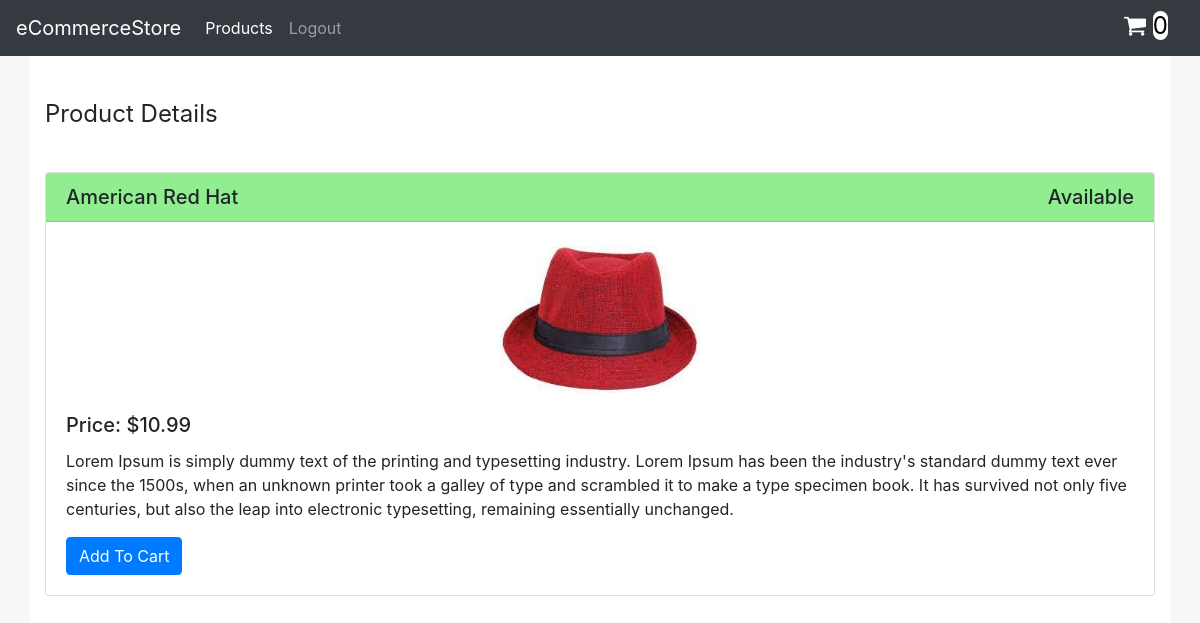
The app's page /products/american-red-hat/ (signed in) with its own data.
### carts/models.py (models this page shows, shortened)
class Cart(models.Model):
    user        = models.ForeignKey(User, null=True, blank=True, on_delete=models.CASCADE)
    products    = models.ManyToManyField(Product, blank=True)
    objects = CartManager()

### products/models.py (models this page shows, shortened)
class Product(models.Model):
    title = models.CharField(max_length=128, blank=False, unique=True)
    slug = models.SlugField(blank=True, unique=True)
    description = models.TextField(blank=True)
    price = models.DecimalField(decimal_places=2, max_digits=20, blank=False)
    image = models.ImageField(upload_to=upload_image_path, null=True, blank=True)
    quantity_available = models.IntegerField(blank=False, default=0)

### products/views.py (the view)
# urls.py: path('<slug:slug>/', ProductDetailSlugView.as_view(), name="detail")
class ProductDetailSlugView(DetailView):
    template_name = "products/detail.html"
    def get_context_data(self, *args, **kwargs):
        context = super(ProductDetailSlugView, self).get_context_data(*args, **kwargs)
        if self.request.user.is_authenticated:
            cart_obj = Cart.objects.obtain_user_cart(self.request.user)
            context['cart'] = cart_obj
        return context
    def get_object(self, *args, **kwargs):
        slug = self.kwargs.get('slug')
        try:
            return Product.objects.get(slug=slug)
        except Product.DoesNotExist:
            raise Http404("The Product does not exist in our database..")

### carts/models.py (called while the page is built)
    def obtain_user_cart(self, user):
        if not user.is_authenticated:
            raise Exception("Invalid Operation: Carts are only managed for logged-in users")
        qs = self.get_queryset().filter(user=user)
        return qs.first()

### products/templates/products/detail.html
{% extends "base.html" %}
{% block content %}
    <div style="font-size: 24px;margin-bottom: 40px;padding-top: 40px;">Product Details</div>
{% include "products/product-card.html" with product=object %}
{% endblock %}

### templates/navbar.html (shortened to what this page needs)
<nav class="navbar navbar-expand-lg navbar-dark bg-dark">
    <a class="navbar-brand" href="/">eCommerceStore</a>
    <div class="collapse navbar-collapse" id="navbarNav">
        <ul class="navbar-nav">
            <li class="nav-item active">
                <a class="nav-link" href="/products/all">Products <span class="sr-only">(current)</span></a>
            </li>
            {% if request.user.is_authenticated %}
                <li class="nav-item">
                    <a class="nav-link" href="/logout">Logout</a>
                </li>
                <li class="nav-item" style="position: absolute;right: 32px;font-size: 24px;">
                    <a href="/cart/view"><i class="fa fa-shopping-cart" aria-hidden="true" style="color: white;"></i> <span id="cart-items-number" style="color: black;background-color: white; border-radius: 10px 10px">{{ cart.products.all|length }}</span></a>
                </li>
            {% endif %}
        </ul>
    </div>
</nav>

### products/templates/products/product-card.html (shortened to what this page needs)
{% load static %}
<div class="card" style="margin-top:15px;">
  <h5 class="card-header" style="background-color: {% if product.quantity_available > 0 %} lightgreen {% else %} red {% endif %}">{{ product.title }}<span style="float:right">{% if product.quantity_available > 0 %} Available {% else %} Out of Stock {% endif %}</span></h5>
    <img class="card-img-top" {% if product.image %} src="{{ product.image.url }}" {% else %} src="{% static 'img/not-found-image.jpg' %}" {% endif %} style="width:200px; margin: 24px auto 0px auto;" alt="{{ product.slug }}">
  <div class="card-body">
    <h5 class="card-title">Price: ${{ product.price }}</h5>
    <p class="card-text">{{ product.description }}</p>
      {% if product.quantity_available > 0 and request.user.is_authenticated %}
          <button onclick="addToCart = () => {
              let prevCount = document.getElementById('cart-items-number').innerHTML
                if (this.innerHTML.includes('Add')) {
                  fetch('/cart/add?product_slug=' + '{{ product.slug }}')
                  .then(res => res.json())
                  .then((res) => {
                      console.log('Response from Backend Server: ', res);
                      this.innerHTML = 'Remove from Cart'
                      this.classList.add('btn-danger')
                      this.classList.remove('btn-primary')
                      document.getElementById('cart-items-number').innerHTML = '' + (parseInt(prevCount) + 1);
                  })
                } else {
                  fetch('/cart/remove?product_slug=' + '{{ product.slug }}')
                  .then(res => res.json())
                  .then((res) => {
                      console.log('Response from Backend Server: ', res);
                      this.innerHTML = 'Add from Cart'
                      this.classList.remove('btn-danger')
                      this.classList.add('btn-primary')
                      document.getElementById('cart-items-number').innerHTML = '' + (parseInt(prevCount) - 1);
                  })
                }
          }
          addToCart()" class="btn {% if product not in cart.products.all %} btn-primary {% else %} btn-danger {% endif %}">
          {% if product not in cart.products.all %}  Add To Cart {% else %} Remove From Cart {% endif %}
          </button>
      {% endif %}
  </div>
</div>

### records on screen
Cart: products.all|length "0"
Product: title "American Red Hat", image+slug (picture), price "10.99", description "Lorem Ipsum is simply dummy text of the printing and typesetting industry. Lorem Ipsum has been the industry's standard dummy text ever since the 1500s, when an unknown printer took a galley of type and scrambled it to make a type specimen book. It has survived not only five centuries, but also the leap into electronic typesetting, remaining essentially unchanged."
